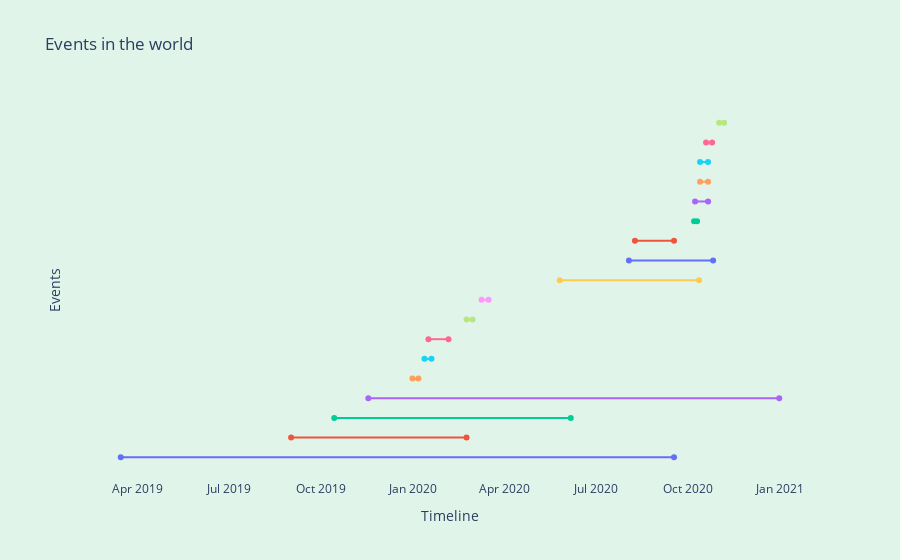

Notebook cell for this chart:
### Code cell
fig = go.Figure()
for (Date_from, Date_To, Name) in zip(df2["Date_from"], df2["Date_To"], df2["Name"]):
#     name = f"{Date_from} to {Date_To}"
    fig.add_trace(go.Scatter(x=[Date_from,Date_To], y=[Name,Name], name = name,mode='markers+lines',showlegend=False))
    fig.update_layout(title='Events in the world',paper_bgcolor='rgba(101,200,150,0.2)', plot_bgcolor='rgba(0,0,0,0)',xaxis=dict(showgrid=False,title='Timeline'),yaxis=dict(showticklabels=False,showgrid=False,title='Events'))
    fig.update_traces(hovertemplate='<b> Date: %{x} </b> <br> %{y}<extra></extra>')
    fig.update_layout(hoverlabel=dict(bgcolor="white",font_size=16,font_family="Rockwell"))
#     fig.update_traces(marker=dict(color=None,line=dict(color='#000000', width=1)))


fig.show()

### Figure 1 — Plotly figure (JSON) as saved in the notebook; plotly's stock layout.template omitted (floating-point values rounded to 4 significant figures)
{"data": [{"hovertemplate": "<b> Date: %{x} </b> <br> %{y}<extra></extra>", "mode": "markers+lines", "name": "2020-11-1 to 2020-11-6", "showlegend": false, "type": "scatter", "x": ["2019-3-15", "2020-9-17"], "y": ["Hong Kong Protests - March 2019 onwards", "Hong Kong Protests - March 2019 onwards"]}, {"hovertemplate": "<b> Date: %{x} </b> <br> %{y}<extra></extra>", "mode": "markers+lines", "name": "2020-11-1 to 2020-11-6", "showlegend": false, "type": "scatter", "x": ["2019-9-1", "2020-2-23"], "y": ["Australian Bushfires", "Australian Bushfires"]}, {"hovertemplate": "<b> Date: %{x} </b> <br> %{y}<extra></extra>", "mode": "markers+lines", "name": "2020-11-1 to 2020-11-6", "showlegend": false, "type": "scatter", "x": ["2019-10-14", "2020-6-6"], "y": ["Chilean protests - Oct 2019 onwards", "Chilean protests - Oct 2019 onwards"]}, {"hovertemplate": "<b> Date: %{x} </b> <br> %{y}<extra></extra>", "mode": "markers+lines", "name": "2020-11-1 to 2020-11-6", "showlegend": false, "type": "scatter", "x": ["2019-11-17", "2020-12-31"], "y": ["COVID-19 Pandemic", "COVID-19 Pandemic"]}, {"hovertemplate": "<b> Date: %{x} </b> <br> %{y}<extra></extra>", "mode": "markers+lines", "name": "2020-11-1 to 2020-11-6", "showlegend": false, "type": "scatter", "x": ["2019-12-31", "2020-1-6"], "y": ["Floods in Jakarta", "Floods in Jakarta"]}, {"hovertemplate": "<b> Date: %{x} </b> <br> %{y}<extra></extra>", "mode": "markers+lines", "name": "2020-11-1 to 2020-11-6", "showlegend": false, "type": "scatter", "x": ["2020-1-12", "2020-1-19"], "y": ["Taal Volcano in Philippines erupts", "Taal Volcano in Philippines erupts"]}, {"hovertemplate": "<b> Date: %{x} </b> <br> %{y}<extra></extra>", "mode": "markers+lines", "name": "2020-11-1 to 2020-11-6", "showlegend": false, "type": "scatter", "x": ["2020-1-16", "2020-2-5"], "y": ["President Trump Impeachment trial", "President Trump Impeachment trial"]}, {"hovertemplate": "<b> Date: %{x} </b> <br> %{y}<extra></extra>", "mode": "markers+lines", "name": "2020-11-1 to 2020-11-6", "showlegend": false, "type": "scatter", "x": ["2020-2-23", "2020-2-29"], "y": ["North East Delhi Riots", "North East Delhi Riots"]}, {"hovertemplate": "<b> Date: %{x} </b> <br> %{y}<extra></extra>", "mode": "markers+lines", "name": "2020-11-1 to 2020-11-6", "showlegend": false, "type": "scatter", "x": ["2020-3-9", "2020-3-16"], "y": ["Stock Market Crash", "Stock Market Crash"]}, {"hovertemplate": "<b> Date: %{x} </b> <br> %{y}<extra></extra>", "mode": "markers+lines", "name": "2020-11-1 to 2020-11-6", "showlegend": false, "type": "scatter", "x": ["2020-5-26", "2020-10-12"], "y": ["BLM Protests and riots start after George Floyd's death", "BLM Protests and riots start after George Floyd's death"]}, {"hovertemplate": "<b> Date: %{x} </b> <br> %{y}<extra></extra>", "mode": "markers+lines", "name": "2020-11-1 to 2020-11-6", "showlegend": false, "type": "scatter", "x": ["2020-8-3", "2020-10-26"], "y": ["California Wild Fires", "California Wild Fires"]}, {"hovertemplate": "<b> Date: %{x} </b> <br> %{y}<extra></extra>", "mode": "markers+lines", "name": "2020-11-1 to 2020-11-6", "showlegend": false, "type": "scatter", "x": ["2020-8-9", "2020-9-17"], "y": ["Belarus Protests", "Belarus Protests"]}, {"hovertemplate": "<b> Date: %{x} </b> <br> %{y}<extra></extra>", "mode": "markers+lines", "name": "2020-11-1 to 2020-11-6", "showlegend": false, "type": "scatter", "x": ["2020-10-7", "2020-10-10"], "y": ["Protests in Kyrgyzstan", "Protests in Kyrgyzstan"]}, {"hovertemplate": "<b> Date: %{x} </b> <br> %{y}<extra></extra>", "mode": "markers+lines", "name": "2020-11-1 to 2020-11-6", "showlegend": false, "type": "scatter", "x": ["2020-10-8", "2020-10-21"], "y": ["Protests Emerge in Nigeria", "Protests Emerge in Nigeria"]}, {"hovertemplate": "<b> Date: %{x} </b> <br> %{y}<extra></extra>", "mode": "markers+lines", "name": "2020-11-1 to 2020-11-6", "showlegend": false, "type": "scatter", "x": ["2020-10-13", "2020-10-21"], "y": ["Kilimanjaro Wildfire", "Kilimanjaro Wildfire"]}, {"hovertemplate": "<b> Date: %{x} </b> <br> %{y}<extra></extra>", "mode": "markers+lines", "name": "2020-11-1 to 2020-11-6", "showlegend": false, "type": "scatter", "x": ["2020-10-13", "2020-10-21"], "y": ["Tropical Storm Nangka made landfall  in Cambodia and Vietnam, 40 dead", "Tropical Storm Nangka made landfall  in Cambodia and Vietnam, 40 dead"]}, {"hovertemplate": "<b> Date: %{x} </b> <br> %{y}<extra></extra>", "mode": "markers+lines", "name": "2020-11-1 to 2020-11-6", "showlegend": false, "type": "scatter", "x": ["2020-10-19", "2020-10-25"], "y": ["Wildfires Emerge in Colorado and Utah", "Wildfires Emerge in Colorado and Utah"]}, {"hovertemplate": "<b> Date: %{x} </b> <br> %{y}<extra></extra>", "mode": "markers+lines", "name": "2020-11-1 to 2020-11-6", "showlegend": false, "type": "scatter", "x": ["2020-11-1", "2020-11-6"], "y": ["US Election protests, pepper spray, court rulings and Twitter controversy", "US Election protests, pepper spray, court rulings and Twitter controversy"]}], "layout": {"hoverlabel": {"bgcolor": "white", "font": {"family": "Rockwell", "size": 16}}, "paper_bgcolor": "rgba(101,200,150,0.2)", "plot_bgcolor": "rgba(0,0,0,0)", "title": {"text": "Events in the world"}, "xaxis": {"showgrid": false, "title": {"text": "Timeline"}}, "yaxis": {"showgrid": false, "showticklabels": false, "title": {"text": "Events"}}}}
